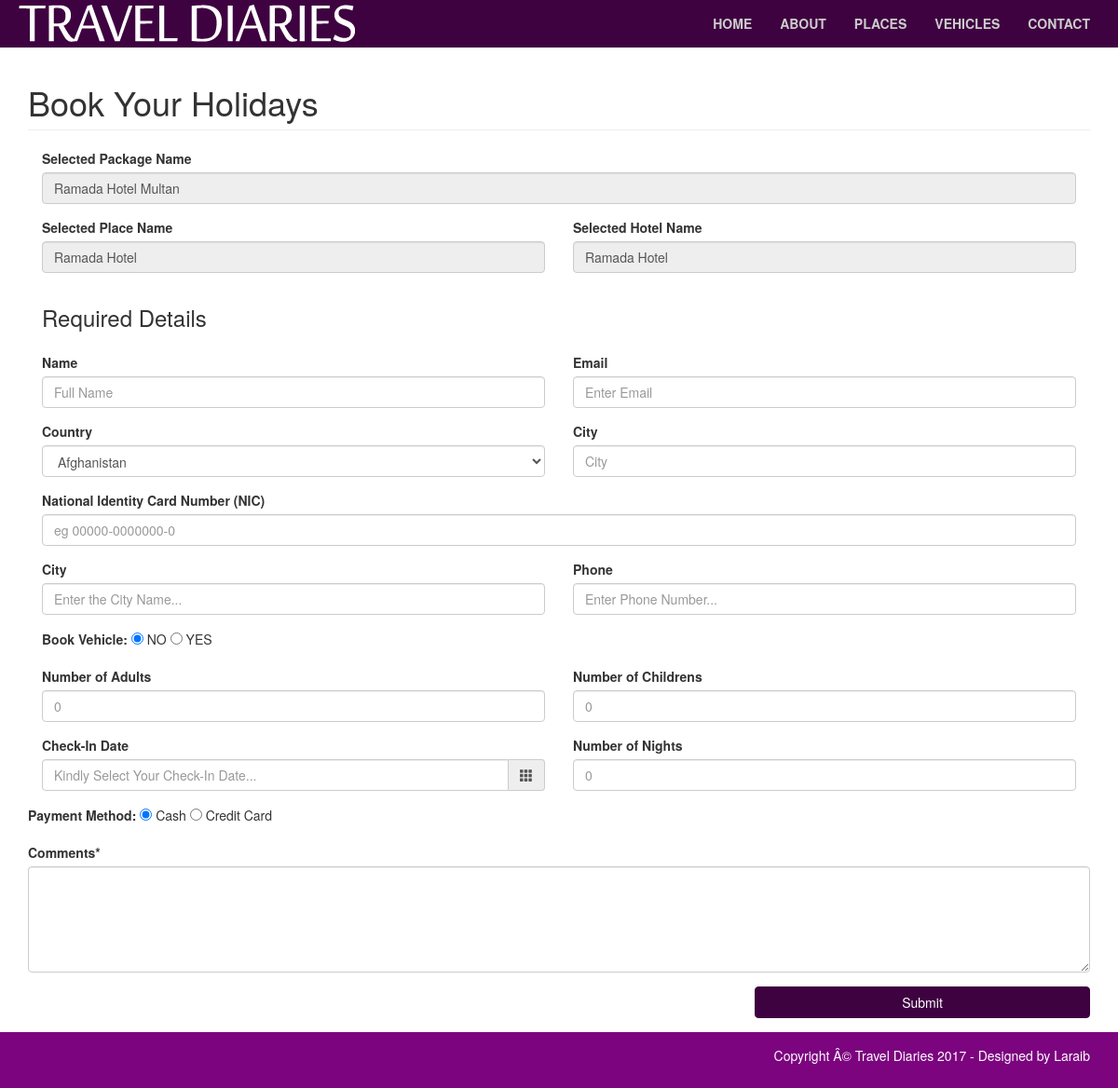
The app's page /booking.php?packageID=9&hotelID=27&placeID=22 with its own data.
### tables this page shows
CREATE TABLE `global_settings` (
  `id` int(5) NOT NULL,
  `logo` varchar(100) NOT NULL,
  `about_footer` longtext NOT NULL,
  `contact_footer` longtext NOT NULL,
  `copyright` varchar(255) NOT NULL
);

CREATE TABLE `packages` (
  `package_id` int(5) NOT NULL,
  `title` varchar(255) NOT NULL,
  `image` varchar(100) NOT NULL,
  `hotel_id` int(5) NOT NULL,
  `details` longtext NOT NULL,
  `price` varchar(200) NOT NULL,
  `feature` tinyint(1) NOT NULL
);

CREATE TABLE `places` (
  `place_id` int(5) NOT NULL,
  `image` varchar(200) NOT NULL,
  `heading` varchar(255) NOT NULL
);

CREATE TABLE `hotels` (
  `hotel_id` int(5) NOT NULL,
  `title` varchar(255) NOT NULL,
  `image` varchar(255) NOT NULL,
  `slider` tinyint(1) NOT NULL,
  `place_id` int(5) NOT NULL
);

### booking.php (the view, shortened to what this page needs)
<?php require_once("header.php");
?>
    <div class="container">
        <div class="row">
            <div class="col-lg-12">
                <h1 class="page-header">Book Your Holidays
                </h1>
            </div>
        </div>
        <section>
        	<div class="row">
            	<div class="col-md-12">
                	<form method="post">
                    	    <?php $package=mysql_fetch_array(mysql_query("select * from packages where package_id=".$_GET['packageID'])); ?>
                         <?php $place=mysql_fetch_array(mysql_query("select * from places where place_id=".$_GET['placeID'])); ?>
                         <?php $hotel=mysql_fetch_array(mysql_query("select * from hotels where hotel_id=".$_GET['hotelID'])); ?>
                        <div class="form-group col-md-12">
    							<label>Selected Package Name</label>
    							<input type="text" value="<?php echo $package["title"]; ?>" disabled class="form-control">
  						</div>
                        <div class="form-group col-md-6">
    							<label>Selected Place Name</label>
    							<input type="text"  value="<?php echo $place["heading"]; ?>" disabled class="form-control">
  						</div>
                        <div class="form-group col-md-6">
    							<label>Selected Hotel Name</label>
    							<input type="text" value="<?php echo $hotel["title"]; ?>" disabled class="form-control">
  						</div>
                      <div class="form-group col-md-12">
                      <h3>Required Details</h3>
                      </div>
                    	<div class="form-group col-md-6">
    							<label>Name</label>
    							<input type="text" name="name" placeholder="Full Name" class="form-control" required>
  						</div>
                        <div class="form-group col-md-6">
    							<label>Email</label>
    							<input type="email" name="email" placeholder="Enter Email" class="form-control" required>
  						</div>
                        <div class="form-group col-md-6">
    							<label>Country</label>
    							<select name="country" class="form-control" required>
<option value="AF">Afghanistan</option>
                                </select>
  						</div>
                         <div class="form-group col-md-6">
    							<label>City</label>
    							<input type="text" name="city" placeholder="City" class="form-control" required>
  						</div>
                        <div class="form-group col-md-12">
    							<label>National Identity Card Number (NIC)</label>
    							<input type="number" name="cnic" placeholder="eg 00000-0000000-0" class="form-control" required>
  						</div>
                        <div class="form-group col-md-6">
    							<label>City</label>
    							<input type="text" name="city" placeholder="Enter the City Name..." class="form-control" required>
  						</div>
                        <div class="form-group col-md-6">
    							<label>Phone</label>
    							<input type="text" name="phone" placeholder="Enter Phone Number..." class="form-control">
  						</div>
                         <div class="form-group col-md-12">
                        <label>Book Vehicle: </label>
                          <input type="radio" name="book-vehicle" checked value="NO" /> NO
                                <input type="radio" name="book-vehicle" value="YES" /> YES
                        </div>
                        <div class="form-group col-md-6">
    							<label>Number of Adults</label>
    							<input type="number" name="adult" placeholder="0" class="form-control">
  						</div>
                        <div class="form-group col-md-6">
    							<label>Number of Childrens</label>
    							<input type="number" name="childrens" placeholder="0" class="form-control">
  						</div>
                        <div class="form-group col-md-6">
    							<label>Check-In Date</label>
    							<div class="input-group date" data-provide="datepicker">
  <input type="text" class="form-control datepicker" name="cdate" placeholder="Kindly Select Your Check-In Date...">
  <div class="input-group-addon">
    <span class="glyphicon glyphicon-th"></span>
  </div>
</div>
  						</div>
                        <div class="form-group col-md-6">
    							<label>Number of Nights</label>
 <input type="number" name="nights" placeholder="0" class="form-control">
</div>
  						</div>
                            <div class="form-group col-md-12">
                        <label>Payment Method: </label>
                          <input type="radio" name="payment" checked value="CASH" /> Cash
                                <input type="radio" name="payment" value="CC" /> Credit Card
                        </div>
                          <div class="form-group col-md-12">
    							<label>Comments*</label>
    							<textarea name="comments" rows="5" class="form-control"></textarea>
  						</div>
                          <div class="form-group col-md-4 pull-right">
    							<button type="submit" class="form-control btn btn-primary" name="booking">Submit</button>
  						</div>
                        <div class="clearfix"></div>
                </div>
            </div>
     <?php require_once("footer.php"); ?>

### header.php (shortened to what this page needs)
<?php require_once('server/server.php');
$global_data=mysql_fetch_array(mysql_query("select * from global_settings where id=1"));
 ?>
<!DOCTYPE html>
<html lang="en">
<head>
    <link href="css/bootstrap.min.css" rel="stylesheet">
    <link href="css/modern-business.css" rel="stylesheet">
    <link href="font-awesome/css/font-awesome.min.css" rel="stylesheet" type="text/css">
  <link rel="stylesheet" href="http://code.jquery.com/ui/1.12.1/themes/base/jquery-ui.css">
</head>
<body>
    <nav class="navbar navbar-inverse navbar-fixed-top" role="navigation">
        <div class="container">
            <div class="navbar-header">
                <a class="navbar-brand" href="index.php"><img src="<?php echo "images/".$global_data['logo']; ?>" alt="Logo"></a>
            </div>
            <div class="collapse navbar-collapse" id="bs-example-navbar-collapse-1">
                <ul class="nav navbar-nav navbar-right">
                    <li>
                        <a href="index.php">Home</a>
                    </li>
                    <li>
                        <a href="about.php">About</a>
                    </li>
                    <li>
                        <a href="places.php">Places</a>
                    </li>
                       <li>
                        <a href="vehicles.php">Vehicles</a>
                    </li>
                    <li>
                        <a href="contact.php">Contact</a>
                    </li>
                </ul>
            </div>
        </div>
    </nav>

### footer.php (shortened to what this page needs)
  <footer>
        <div class="container">
            <div class="row">
                <div class="col-lg-12">
                    <p class="text-right"><?php echo $global_data['copyright'];?></p>
                </div>
            </div>
            </div>
        </footer>
</body>
</html>

### css/modern-business.css (style rules this page uses)
html, body { height: 100%; }
body { padding-top: 50px; }
.navbar-inverse .navbar-nav > li > a { text-transform:uppercase; font-weight:700; color:#CCC; }
footer { background:#7C047F; padding:15px 0; color:#fff; }

### records on screen
global_settings: logo (picture), copyright "Copyright Â© Travel Diaries 2017 - Designed by Laraib"
packages: title "Ramada Hotel Multan"
places: heading "Ramada Hotel"
hotels: title "Ramada Hotel"
